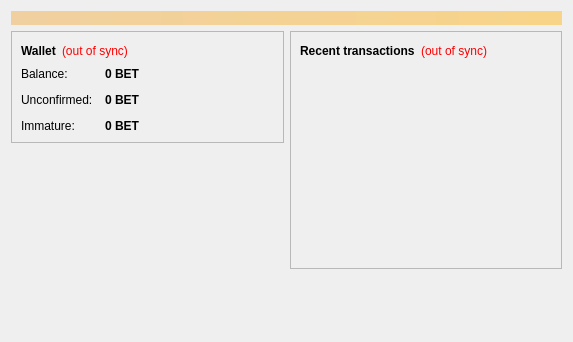
<?xml version="1.0" encoding="UTF-8"?>
<ui version="4.0">
 <class>OverviewPage</class>
 <widget class="QWidget" name="OverviewPage">
  <property name="geometry">
   <rect>
    <x>0</x>
    <y>0</y>
    <width>573</width>
    <height>342</height>
   </rect>
  </property>
  <property name="windowTitle">
   <string>Form</string>
  </property>
  <layout class="QVBoxLayout" name="topLayout">
   <item>
    <widget class="QLabel" name="labelAlerts">
     <property name="visible">
      <bool>false</bool>
     </property>
     <property name="styleSheet">
      <string notr="true">background-color: qlineargradient(x1: 0, y1: 0, x2: 1, y2: 0, stop:0 #F0D0A0, stop:1 #F8D488); color:#000000;</string>
     </property>
     <property name="wordWrap">
      <bool>true</bool>
     </property>
     <property name="margin">
      <number>3</number>
     </property>
    </widget>
   </item>
   <item>
    <layout class="QHBoxLayout" name="horizontalLayout" stretch="1,1">
     <item>
      <layout class="QVBoxLayout" name="verticalLayout_2">
       <item>
        <widget class="QFrame" name="frame">
         <property name="frameShape">
          <enum>QFrame::StyledPanel</enum>
         </property>
         <property name="frameShadow">
          <enum>QFrame::Raised</enum>
         </property>
         <layout class="QVBoxLayout" name="verticalLayout_4">
          <item>
           <layout class="QHBoxLayout" name="horizontalLayout_4">
            <item>
             <widget class="QLabel" name="label_5">
              <property name="font">
               <font>
                <weight>75</weight>
                <bold>true</bold>
               </font>
              </property>
              <property name="text">
               <string>Wallet</string>
              </property>
             </widget>
            </item>
            <item>
             <widget class="QLabel" name="labelWalletStatus">
              <property name="toolTip">
               <string>The displayed information may be out of date. Your wallet automatically synchronizes with the BETCoin network after a connection is established, but this process has not completed yet.</string>
              </property>
              <property name="styleSheet">
               <string notr="true">QLabel { color: red; }</string>
              </property>
              <property name="text">
               <string notr="true">(out of sync)</string>
              </property>
              <property name="alignment">
               <set>Qt::AlignLeading|Qt::AlignLeft|Qt::AlignVCenter</set>
              </property>
             </widget>
            </item>
            <item>
             <spacer name="horizontalSpacer_2">
              <property name="orientation">
               <enum>Qt::Horizontal</enum>
              </property>
              <property name="sizeHint" stdset="0">
               <size>
                <width>40</width>
                <height>20</height>
               </size>
              </property>
             </spacer>
            </item>
           </layout>
          </item>
          <item>
           <layout class="QFormLayout" name="formLayout_2">
            <property name="fieldGrowthPolicy">
             <enum>QFormLayout::AllNonFixedFieldsGrow</enum>
            </property>
            <property name="horizontalSpacing">
             <number>12</number>
            </property>
            <property name="verticalSpacing">
             <number>12</number>
            </property>
            <item row="0" column="0">
             <widget class="QLabel" name="label">
              <property name="text">
               <string>Balance:</string>
              </property>
             </widget>
            </item>
            <item row="0" column="1">
             <widget class="QLabel" name="labelBalance">
              <property name="font">
               <font>
                <weight>75</weight>
                <bold>true</bold>
               </font>
              </property>
              <property name="cursor">
               <cursorShape>IBeamCursor</cursorShape>
              </property>
              <property name="toolTip">
               <string>Your current balance</string>
              </property>
              <property name="text">
               <string notr="true">0 BET</string>
              </property>
              <property name="textInteractionFlags">
               <set>Qt::LinksAccessibleByMouse|Qt::TextSelectableByKeyboard|Qt::TextSelectableByMouse</set>
              </property>
             </widget>
            </item>
            <item row="1" column="0">
             <widget class="QLabel" name="label_3">
              <property name="text">
               <string>Unconfirmed:</string>
              </property>
             </widget>
            </item>
            <item row="1" column="1">
             <widget class="QLabel" name="labelUnconfirmed">
              <property name="font">
               <font>
                <weight>75</weight>
                <bold>true</bold>
               </font>
              </property>
              <property name="cursor">
               <cursorShape>IBeamCursor</cursorShape>
              </property>
              <property name="toolTip">
               <string>Total of transactions that have yet to be confirmed, and do not yet count toward the current balance</string>
              </property>
              <property name="text">
               <string notr="true">0 BET</string>
              </property>
              <property name="textInteractionFlags">
               <set>Qt::LinksAccessibleByMouse|Qt::TextSelectableByKeyboard|Qt::TextSelectableByMouse</set>
              </property>
             </widget>
            </item>
            <item row="2" column="0">
             <widget class="QLabel" name="labelImmatureText">
              <property name="text">
               <string>Immature:</string>
              </property>
             </widget>
            </item>
            <item row="2" column="1">
             <widget class="QLabel" name="labelImmature">
              <property name="font">
               <font>
                <weight>75</weight>
                <bold>true</bold>
               </font>
              </property>
              <property name="toolTip">
               <string>Mined balance that has not yet matured</string>
              </property>
              <property name="text">
               <string notr="true">0 BET</string>
              </property>
              <property name="textInteractionFlags">
               <set>Qt::LinksAccessibleByMouse|Qt::TextSelectableByKeyboard|Qt::TextSelectableByMouse</set>
              </property>
             </widget>
            </item>
           </layout>
          </item>
         </layout>
        </widget>
       </item>
       <item>
        <spacer name="verticalSpacer">
         <property name="orientation">
          <enum>Qt::Vertical</enum>
         </property>
         <property name="sizeHint" stdset="0">
          <size>
           <width>20</width>
           <height>40</height>
          </size>
         </property>
        </spacer>
       </item>
      </layout>
     </item>
     <item>
      <layout class="QVBoxLayout" name="verticalLayout_3">
       <item>
        <widget class="QFrame" name="frame_2">
         <property name="frameShape">
          <enum>QFrame::StyledPanel</enum>
         </property>
         <property name="frameShadow">
          <enum>QFrame::Raised</enum>
         </property>
         <layout class="QVBoxLayout" name="verticalLayout">
          <item>
           <layout class="QHBoxLayout" name="horizontalLayout_2">
            <item>
             <widget class="QLabel" name="label_4">
              <property name="text">
               <string>&lt;b&gt;Recent transactions&lt;/b&gt;</string>
              </property>
             </widget>
            </item>
            <item>
             <widget class="QLabel" name="labelTransactionsStatus">
              <property name="toolTip">
               <string>The displayed information may be out of date. Your wallet automatically synchronizes with the BETCoin network after a connection is established, but this process has not completed yet.</string>
              </property>
              <property name="styleSheet">
               <string notr="true">QLabel { color: red; }</string>
              </property>
              <property name="text">
               <string notr="true">(out of sync)</string>
              </property>
              <property name="alignment">
               <set>Qt::AlignRight|Qt::AlignTrailing|Qt::AlignVCenter</set>
              </property>
             </widget>
            </item>
            <item>
             <spacer name="horizontalSpacer">
              <property name="orientation">
               <enum>Qt::Horizontal</enum>
              </property>
              <property name="sizeHint" stdset="0">
               <size>
                <width>40</width>
                <height>20</height>
               </size>
              </property>
             </spacer>
            </item>
           </layout>
          </item>
          <item>
           <widget class="QListView" name="listTransactions">
            <property name="styleSheet">
             <string notr="true">QListView { background: transparent; }</string>
            </property>
            <property name="frameShape">
             <enum>QFrame::NoFrame</enum>
            </property>
            <property name="verticalScrollBarPolicy">
             <enum>Qt::ScrollBarAlwaysOff</enum>
            </property>
            <property name="horizontalScrollBarPolicy">
             <enum>Qt::ScrollBarAlwaysOff</enum>
            </property>
            <property name="selectionMode">
             <enum>QAbstractItemView::NoSelection</enum>
            </property>
           </widget>
          </item>
         </layout>
        </widget>
       </item>
       <item>
        <spacer name="verticalSpacer_2">
         <property name="orientation">
          <enum>Qt::Vertical</enum>
         </property>
         <property name="sizeHint" stdset="0">
          <size>
           <width>20</width>
           <height>40</height>
          </size>
         </property>
        </spacer>
       </item>
      </layout>
     </item>
    </layout>
   </item>
  </layout>
 </widget>
 <resources/>
 <connections/>
</ui>
